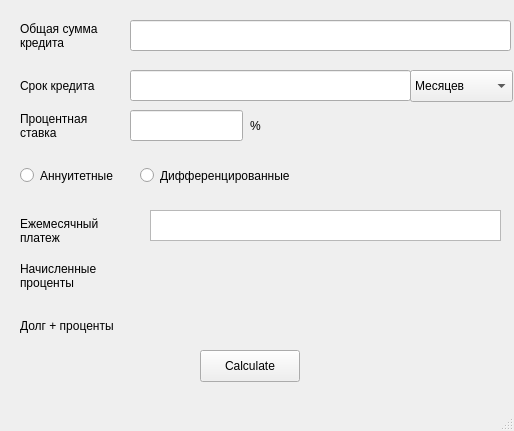
<?xml version="1.0" encoding="UTF-8"?>
<ui version="4.0">
 <class>credit_window</class>
 <widget class="QMainWindow" name="credit_window">
  <property name="geometry">
   <rect>
    <x>0</x>
    <y>0</y>
    <width>514</width>
    <height>431</height>
   </rect>
  </property>
  <property name="windowTitle">
   <string>MainWindow</string>
  </property>
  <widget class="QWidget" name="centralwidget">
   <widget class="QLabel" name="label_price_info">
    <property name="geometry">
     <rect>
      <x>20</x>
      <y>0</y>
      <width>91</width>
      <height>71</height>
     </rect>
    </property>
    <property name="text">
     <string>Общая сумма 
кредита</string>
    </property>
   </widget>
   <widget class="QLabel" name="label">
    <property name="geometry">
     <rect>
      <x>20</x>
      <y>60</y>
      <width>101</width>
      <height>51</height>
     </rect>
    </property>
    <property name="text">
     <string>Срок кредита</string>
    </property>
   </widget>
   <widget class="QLabel" name="label_2">
    <property name="geometry">
     <rect>
      <x>20</x>
      <y>110</y>
      <width>91</width>
      <height>31</height>
     </rect>
    </property>
    <property name="text">
     <string>Процентная 
ставка</string>
    </property>
   </widget>
   <widget class="QLabel" name="label_3">
    <property name="geometry">
     <rect>
      <x>250</x>
      <y>110</y>
      <width>58</width>
      <height>31</height>
     </rect>
    </property>
    <property name="text">
     <string>%</string>
    </property>
   </widget>
   <widget class="QLabel" name="label_4">
    <property name="geometry">
     <rect>
      <x>20</x>
      <y>210</y>
      <width>101</width>
      <height>41</height>
     </rect>
    </property>
    <property name="text">
     <string>Ежемесячный 
платеж</string>
    </property>
   </widget>
   <widget class="QLabel" name="label_5">
    <property name="geometry">
     <rect>
      <x>20</x>
      <y>250</y>
      <width>91</width>
      <height>51</height>
     </rect>
    </property>
    <property name="text">
     <string>Начисленные 
проценты</string>
    </property>
   </widget>
   <widget class="QLabel" name="label_6">
    <property name="geometry">
     <rect>
      <x>20</x>
      <y>310</y>
      <width>111</width>
      <height>31</height>
     </rect>
    </property>
    <property name="text">
     <string>Долг + проценты</string>
    </property>
   </widget>
   <widget class="QLabel" name="label_7_montly_pay">
    <property name="geometry">
     <rect>
      <x>160</x>
      <y>220</y>
      <width>341</width>
      <height>21</height>
     </rect>
    </property>
    <property name="text">
     <string/>
    </property>
   </widget>
   <widget class="QLabel" name="label_7_percents">
    <property name="geometry">
     <rect>
      <x>160</x>
      <y>260</y>
      <width>341</width>
      <height>21</height>
     </rect>
    </property>
    <property name="text">
     <string/>
    </property>
   </widget>
   <widget class="QLabel" name="label_7_result">
    <property name="geometry">
     <rect>
      <x>160</x>
      <y>320</y>
      <width>341</width>
      <height>16</height>
     </rect>
    </property>
    <property name="text">
     <string/>
    </property>
   </widget>
   <widget class="QComboBox" name="comboBox_type_date">
    <property name="geometry">
     <rect>
      <x>410</x>
      <y>70</y>
      <width>103</width>
      <height>32</height>
     </rect>
    </property>
    <item>
     <property name="text">
      <string>Месяцев</string>
     </property>
    </item>
    <item>
     <property name="text">
      <string>Лет</string>
     </property>
    </item>
   </widget>
   <widget class="QPushButton" name="pushButton_calculate">
    <property name="geometry">
     <rect>
      <x>200</x>
      <y>350</y>
      <width>100</width>
      <height>32</height>
     </rect>
    </property>
    <property name="text">
     <string>Calculate</string>
    </property>
   </widget>
   <widget class="QRadioButton" name="radioButton">
    <property name="geometry">
     <rect>
      <x>20</x>
      <y>160</y>
      <width>111</width>
      <height>31</height>
     </rect>
    </property>
    <property name="text">
     <string>Аннуитетные</string>
    </property>
   </widget>
   <widget class="QRadioButton" name="radioButton_2">
    <property name="geometry">
     <rect>
      <x>140</x>
      <y>160</y>
      <width>171</width>
      <height>31</height>
     </rect>
    </property>
    <property name="text">
     <string>Дифференцированные</string>
    </property>
   </widget>
   <widget class="QLineEdit" name="lineEdit_percents">
    <property name="geometry">
     <rect>
      <x>130</x>
      <y>110</y>
      <width>113</width>
      <height>31</height>
     </rect>
    </property>
   </widget>
   <widget class="QLineEdit" name="lineEdit_sum">
    <property name="geometry">
     <rect>
      <x>130</x>
      <y>20</y>
      <width>381</width>
      <height>31</height>
     </rect>
    </property>
   </widget>
   <widget class="QLineEdit" name="lineEdit_months">
    <property name="geometry">
     <rect>
      <x>130</x>
      <y>70</y>
      <width>281</width>
      <height>31</height>
     </rect>
    </property>
   </widget>
   <widget class="QTextEdit" name="textEdit">
    <property name="geometry">
     <rect>
      <x>150</x>
      <y>210</y>
      <width>351</width>
      <height>31</height>
     </rect>
    </property>
   </widget>
  </widget>
  <widget class="QMenuBar" name="menubar">
   <property name="geometry">
    <rect>
     <x>0</x>
     <y>0</y>
     <width>514</width>
     <height>24</height>
    </rect>
   </property>
  </widget>
  <widget class="QStatusBar" name="statusbar"/>
 </widget>
 <resources/>
 <connections/>
</ui>
